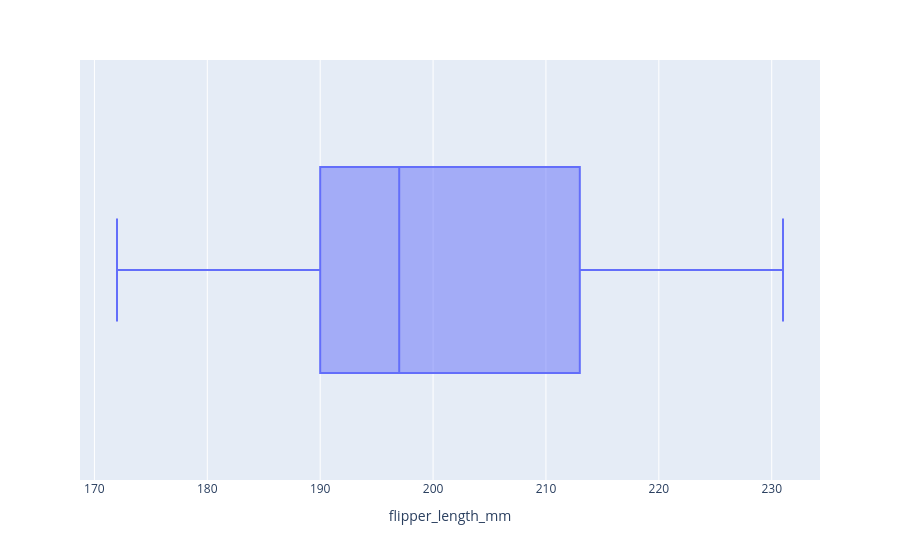

Notebook code cell kept with this figure:
### Code cell
px.box(df,x='flipper_length_mm')

### Figure 1 — Plotly figure (JSON) as saved in the notebook; plotly's stock layout.template omitted (floating-point values rounded to 4 significant figures; data arrays with more than 128 entries replaced by an {"elided": "..."} marker saying what was removed)
{"data": [{"alignmentgroup": "True", "hovertemplate": "flipper_length_mm=%{x}<extra></extra>", "legendgroup": "", "marker": {"color": "#636efa"}, "name": "", "notched": false, "offsetgroup": "", "orientation": "h", "showlegend": false, "type": "box", "x": {"elided": "344 float values"}, "x0": " ", "xaxis": "x", "y0": " ", "yaxis": "y"}], "layout": {"boxmode": "group", "legend": {"tracegroupgap": 0}, "margin": {"t": 60}, "xaxis": {"anchor": "y", "domain": [0, 1], "title": {"text": "flipper_length_mm"}}, "yaxis": {"anchor": "x", "domain": [0, 1]}}}
